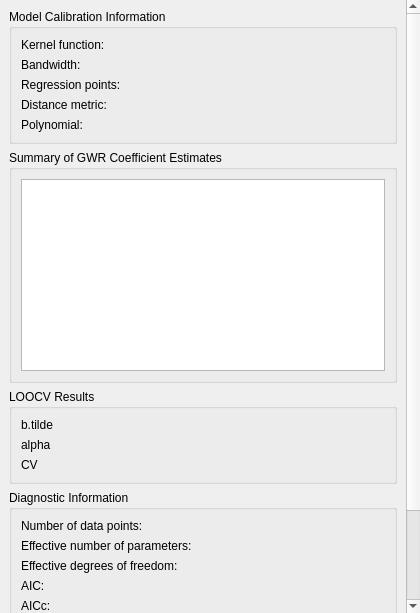
<?xml version="1.0" encoding="UTF-8"?>
<ui version="4.0">
 <class>GwmPropertyScalableGWRTab</class>
 <widget class="QWidget" name="GwmPropertyScalableGWRTab">
  <property name="geometry">
   <rect>
    <x>0</x>
    <y>0</y>
    <width>420</width>
    <height>613</height>
   </rect>
  </property>
  <property name="windowTitle">
   <string>Form</string>
  </property>
  <layout class="QGridLayout" name="gridLayout">
   <property name="leftMargin">
    <number>0</number>
   </property>
   <property name="topMargin">
    <number>0</number>
   </property>
   <property name="rightMargin">
    <number>0</number>
   </property>
   <property name="bottomMargin">
    <number>0</number>
   </property>
   <item row="0" column="0">
    <widget class="QScrollArea" name="scrollArea">
     <property name="frameShape">
      <enum>QFrame::NoFrame</enum>
     </property>
     <property name="frameShadow">
      <enum>QFrame::Plain</enum>
     </property>
     <property name="lineWidth">
      <number>0</number>
     </property>
     <property name="widgetResizable">
      <bool>true</bool>
     </property>
     <property name="alignment">
      <set>Qt::AlignLeading|Qt::AlignLeft|Qt::AlignTop</set>
     </property>
     <widget class="QWidget" name="scrollAreaWidgetContents">
      <property name="geometry">
       <rect>
        <x>0</x>
        <y>-255</y>
        <width>403</width>
        <height>868</height>
       </rect>
      </property>
      <layout class="QVBoxLayout" name="verticalLayout">
       <item>
        <widget class="QGroupBox" name="groupBox">
         <property name="sizePolicy">
          <sizepolicy hsizetype="Preferred" vsizetype="Fixed">
           <horstretch>0</horstretch>
           <verstretch>0</verstretch>
          </sizepolicy>
         </property>
         <property name="title">
          <string>Model Calibration Information</string>
         </property>
         <layout class="QFormLayout" name="formLayout">
          <item row="0" column="0">
           <widget class="QLabel" name="label">
            <property name="text">
             <string>Kernel function:</string>
            </property>
           </widget>
          </item>
          <item row="0" column="1">
           <widget class="QLabel" name="lblKernelFunction">
            <property name="text">
             <string/>
            </property>
           </widget>
          </item>
          <item row="1" column="0">
           <widget class="QLabel" name="lblBandwidthType">
            <property name="text">
             <string>Bandwidth:</string>
            </property>
           </widget>
          </item>
          <item row="1" column="1">
           <widget class="QLabel" name="lblBandwidthSize">
            <property name="text">
             <string/>
            </property>
           </widget>
          </item>
          <item row="2" column="0">
           <widget class="QLabel" name="label_5">
            <property name="text">
             <string>Regression points:</string>
            </property>
           </widget>
          </item>
          <item row="2" column="1">
           <widget class="QLabel" name="lblRegressionPoints">
            <property name="text">
             <string/>
            </property>
           </widget>
          </item>
          <item row="3" column="0">
           <widget class="QLabel" name="label_7">
            <property name="text">
             <string>Distance metric:</string>
            </property>
           </widget>
          </item>
          <item row="3" column="1">
           <widget class="QLabel" name="lblDistanceMetric">
            <property name="text">
             <string/>
            </property>
           </widget>
          </item>
          <item row="4" column="0">
           <widget class="QLabel" name="label_12">
            <property name="text">
             <string>Polynomial:</string>
            </property>
           </widget>
          </item>
          <item row="4" column="1">
           <widget class="QLabel" name="lblPolynomial">
            <property name="text">
             <string/>
            </property>
           </widget>
          </item>
         </layout>
        </widget>
       </item>
       <item>
        <widget class="QGroupBox" name="groupBox_2">
         <property name="sizePolicy">
          <sizepolicy hsizetype="Preferred" vsizetype="Fixed">
           <horstretch>0</horstretch>
           <verstretch>0</verstretch>
          </sizepolicy>
         </property>
         <property name="title">
          <string>Summary of GWR Coefficient Estimates</string>
         </property>
         <layout class="QGridLayout" name="gridLayout_2">
          <property name="leftMargin">
           <number>9</number>
          </property>
          <property name="topMargin">
           <number>9</number>
          </property>
          <property name="rightMargin">
           <number>9</number>
          </property>
          <property name="bottomMargin">
           <number>9</number>
          </property>
          <item row="0" column="0">
           <widget class="QTableWidget" name="tbwCoefficient">
            <property name="sizePolicy">
             <sizepolicy hsizetype="Expanding" vsizetype="Fixed">
              <horstretch>0</horstretch>
              <verstretch>0</verstretch>
             </sizepolicy>
            </property>
            <property name="minimumSize">
             <size>
              <width>0</width>
              <height>128</height>
             </size>
            </property>
           </widget>
          </item>
         </layout>
        </widget>
       </item>
       <item>
        <widget class="QGroupBox" name="groupBox_3">
         <property name="sizePolicy">
          <sizepolicy hsizetype="Preferred" vsizetype="Fixed">
           <horstretch>0</horstretch>
           <verstretch>0</verstretch>
          </sizepolicy>
         </property>
         <property name="title">
          <string>LOOCV Results</string>
         </property>
         <layout class="QFormLayout" name="formLayout_3">
          <item row="0" column="0">
           <widget class="QLabel" name="label_13">
            <property name="text">
             <string>b.tilde</string>
            </property>
           </widget>
          </item>
          <item row="0" column="1">
           <widget class="QLabel" name="lblBtilde">
            <property name="text">
             <string/>
            </property>
           </widget>
          </item>
          <item row="1" column="0">
           <widget class="QLabel" name="label_15">
            <property name="text">
             <string>alpha</string>
            </property>
           </widget>
          </item>
          <item row="1" column="1">
           <widget class="QLabel" name="lblAlpha">
            <property name="text">
             <string/>
            </property>
           </widget>
          </item>
          <item row="2" column="0">
           <widget class="QLabel" name="lblCriterionType">
            <property name="text">
             <string>CV</string>
            </property>
           </widget>
          </item>
          <item row="2" column="1">
           <widget class="QLabel" name="lblCV">
            <property name="text">
             <string/>
            </property>
           </widget>
          </item>
         </layout>
        </widget>
       </item>
       <item>
        <widget class="QGroupBox" name="grpDiagnostic">
         <property name="sizePolicy">
          <sizepolicy hsizetype="Preferred" vsizetype="Fixed">
           <horstretch>0</horstretch>
           <verstretch>0</verstretch>
          </sizepolicy>
         </property>
         <property name="title">
          <string>Diagnostic Information</string>
         </property>
         <layout class="QFormLayout" name="formLayout_2">
          <item row="0" column="0">
           <widget class="QLabel" name="label_2">
            <property name="text">
             <string>Number of data points:</string>
            </property>
           </widget>
          </item>
          <item row="1" column="0">
           <widget class="QLabel" name="label_3">
            <property name="text">
             <string>Effective number of parameters:</string>
            </property>
           </widget>
          </item>
          <item row="2" column="0">
           <widget class="QLabel" name="label_4">
            <property name="text">
             <string>Effective degrees of freedom:</string>
            </property>
           </widget>
          </item>
          <item row="3" column="0">
           <widget class="QLabel" name="label_6">
            <property name="text">
             <string>AIC:</string>
            </property>
           </widget>
          </item>
          <item row="4" column="0">
           <widget class="QLabel" name="label_8">
            <property name="text">
             <string>AICc:</string>
            </property>
           </widget>
          </item>
          <item row="5" column="0">
           <widget class="QLabel" name="label_9">
            <property name="text">
             <string>Residual sum of squares:</string>
            </property>
           </widget>
          </item>
          <item row="6" column="0">
           <widget class="QLabel" name="label_10">
            <property name="text">
             <string>R-square value:</string>
            </property>
           </widget>
          </item>
          <item row="7" column="0">
           <widget class="QLabel" name="label_11">
            <property name="text">
             <string>Adjusted R-square value:</string>
            </property>
           </widget>
          </item>
          <item row="0" column="1">
           <widget class="QLabel" name="lblNumberDataPoints">
            <property name="text">
             <string/>
            </property>
           </widget>
          </item>
          <item row="1" column="1">
           <widget class="QLabel" name="lblENP">
            <property name="text">
             <string/>
            </property>
           </widget>
          </item>
          <item row="2" column="1">
           <widget class="QLabel" name="lblEDF">
            <property name="text">
             <string/>
            </property>
           </widget>
          </item>
          <item row="3" column="1">
           <widget class="QLabel" name="lblAIC">
            <property name="text">
             <string/>
            </property>
           </widget>
          </item>
          <item row="4" column="1">
           <widget class="QLabel" name="lblAICc">
            <property name="text">
             <string/>
            </property>
           </widget>
          </item>
          <item row="5" column="1">
           <widget class="QLabel" name="lblRSS">
            <property name="text">
             <string/>
            </property>
           </widget>
          </item>
          <item row="6" column="1">
           <widget class="QLabel" name="lblRSquare">
            <property name="text">
             <string/>
            </property>
           </widget>
          </item>
          <item row="7" column="1">
           <widget class="QLabel" name="lblRSquareAdjusted">
            <property name="text">
             <string/>
            </property>
           </widget>
          </item>
         </layout>
        </widget>
       </item>
       <item alignment="Qt::AlignLeft">
        <widget class="QPushButton" name="btnSaveRes">
         <property name="text">
          <string>Save</string>
         </property>
        </widget>
       </item>
       <item>
        <spacer name="verticalSpacer">
         <property name="orientation">
          <enum>Qt::Vertical</enum>
         </property>
         <property name="sizeHint" stdset="0">
          <size>
           <width>20</width>
           <height>40</height>
          </size>
         </property>
        </spacer>
       </item>
      </layout>
     </widget>
    </widget>
   </item>
  </layout>
 </widget>
 <resources/>
 <connections/>
</ui>
